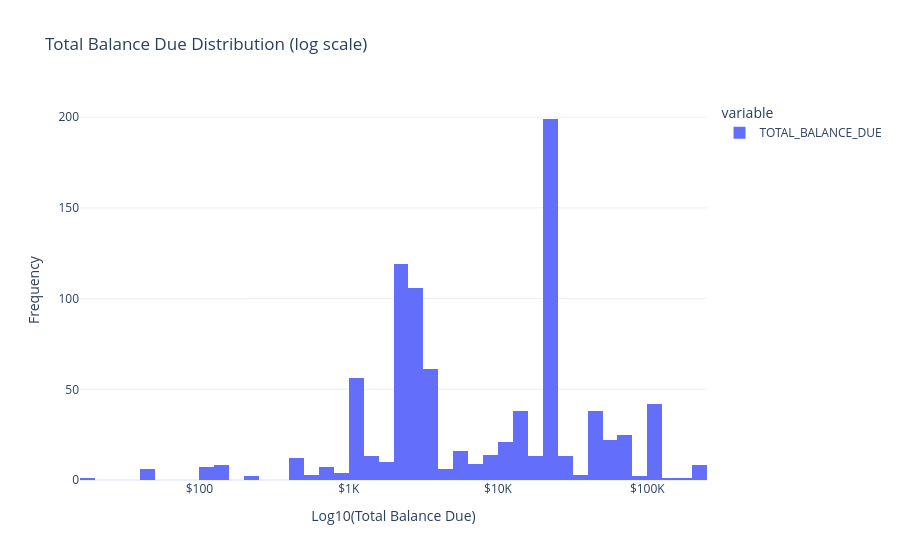

Notebook code for this chart:
### Code cell
import plotly.express as px
import numpy as np

df_balance = df_mart[df_mart["TOTAL_BALANCE_DUE"] > 0]["TOTAL_BALANCE_DUE"]

# Compute log10 for better scaling
log_balance = np.log10(df_balance)

fig = px.histogram(
    log_balance,
    nbins=50,
    title="Total Balance Due Distribution (log scale)",
    labels={"value": "Log10(Total Balance Due)"}
)

fig.update_xaxes(
    tickvals=[1, 2, 3, 4, 5],
    ticktext=['$10', '$100', '$1K', '$10K', '$100K']
)

fig.update_yaxes(title="Frequency")
fig.update_layout(template="plotly_white")

fig.show()

### Figure 1 — Plotly figure (JSON) as saved in the notebook; plotly's stock layout.template omitted (floating-point values rounded to 4 significant figures; data arrays with more than 128 entries replaced by an {"elided": "..."} marker saying what was removed)
{"data": [{"bingroup": "x", "hovertemplate": "variable=TOTAL_BALANCE_DUE<br>Log10(Total Balance Due)=%{x}<br>count=%{y}<extra></extra>", "legendgroup": "TOTAL_BALANCE_DUE", "marker": {"color": "#636efa", "pattern": {"shape": ""}}, "name": "TOTAL_BALANCE_DUE", "nbinsx": 50, "orientation": "v", "showlegend": true, "type": "histogram", "x": {"elided": "886 float values"}, "xaxis": "x", "yaxis": "y"}], "layout": {"barmode": "relative", "legend": {"title": {"text": "variable"}, "tracegroupgap": 0}, "title": {"text": "Total Balance Due Distribution (log scale)"}, "xaxis": {"anchor": "y", "domain": [0, 1], "ticktext": ["$10", "$100", "$1K", "$10K", "$100K"], "tickvals": [1, 2, 3, 4, 5], "title": {"text": "Log10(Total Balance Due)"}}, "yaxis": {"anchor": "x", "domain": [0, 1], "title": {"text": "Frequency"}}}}
